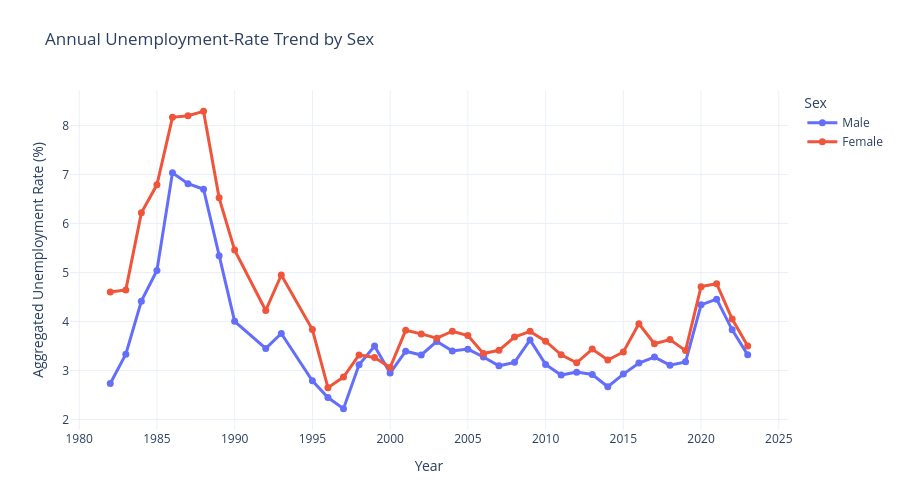

The code cell stored with this chart in its notebook:
### Code cell
# INTERACTIVE CHART 4:
# Annual unemployment trend by sex

interactive_gender_data = (
    gender_trend
    .dropna(subset=["aggregated_u_rate"])
    .copy()
)

interactive_gender_data["Sex"] = (
    interactive_gender_data["sex"]
    .str.title()
)

gender_figure = px.line(
    interactive_gender_data,
    x="year",
    y="aggregated_u_rate",
    color="Sex",
    markers=True,
    title="Annual Unemployment-Rate Trend by Sex",
    labels={
        "year": "Year",
        "aggregated_u_rate":
        "Aggregated Unemployment Rate (%)"
    }
)

gender_figure.update_traces(
    line=dict(width=3),
    marker=dict(size=7),
    hovertemplate=(
        "<b>%{fullData.name}</b><br>"
        "Year: %{x}<br>"
        "Unemployment rate: %{y:.2f}%"
        "<extra></extra>"
    )
)

gender_figure.update_layout(
    template="plotly_white",
    height=500,
    margin=dict(
        l=70,
        r=40,
        t=90,
        b=70
    )
)

gender_figure.show()

### Figure 1 — Plotly figure (JSON) as saved in the notebook; plotly's stock layout.template omitted (floating-point values rounded to 4 significant figures)
{"data": [{"hovertemplate": "<b>%{fullData.name}</b><br>Year: %{x}<br>Unemployment rate: %{y:.2f}%<extra></extra>", "legendgroup": "Male", "line": {"color": "#636efa", "dash": "solid", "width": 3}, "marker": {"size": 7, "symbol": "circle"}, "mode": "lines+markers", "name": "Male", "orientation": "v", "showlegend": true, "type": "scatter", "x": [1982, 1983, 1984, 1985, 1986, 1987, 1988, 1989, 1990, 1992, 1993, 1995, 1996, 1997, 1998, 1999, 2000, 2001, 2002, 2003, 2004, 2005, 2006, 2007, 2008, 2009, 2010, 2011, 2012, 2013, 2014, 2015, 2016, 2017, 2018, 2019, 2020, 2021, 2022, 2023], "xaxis": "x", "y": [2.733, 3.333, 4.416, 5.04, 7.036, 6.812, 6.701, 5.342, 4.003, 3.45, 3.754, 2.79, 2.448, 2.221, 3.116, 3.499, 2.946, 3.393, 3.316, 3.594, 3.397, 3.436, 3.276, 3.096, 3.166, 3.623, 3.125, 2.907, 2.966, 2.919, 2.668, 2.926, 3.151, 3.274, 3.109, 3.176, 4.34, 4.456, 3.83, 3.319], "yaxis": "y"}, {"hovertemplate": "<b>%{fullData.name}</b><br>Year: %{x}<br>Unemployment rate: %{y:.2f}%<extra></extra>", "legendgroup": "Female", "line": {"color": "#EF553B", "dash": "solid", "width": 3}, "marker": {"size": 7, "symbol": "circle"}, "mode": "lines+markers", "name": "Female", "orientation": "v", "showlegend": true, "type": "scatter", "x": [1982, 1983, 1984, 1985, 1986, 1987, 1988, 1989, 1990, 1992, 1993, 1995, 1996, 1997, 1998, 1999, 2000, 2001, 2002, 2003, 2004, 2005, 2006, 2007, 2008, 2009, 2010, 2011, 2012, 2013, 2014, 2015, 2016, 2017, 2018, 2019, 2020, 2021, 2022, 2023], "xaxis": "x", "y": [4.604, 4.645, 6.218, 6.79, 8.169, 8.201, 8.29, 6.524, 5.458, 4.226, 4.949, 3.835, 2.649, 2.866, 3.316, 3.265, 3.059, 3.82, 3.747, 3.659, 3.801, 3.713, 3.346, 3.411, 3.682, 3.799, 3.598, 3.319, 3.157, 3.437, 3.213, 3.378, 3.953, 3.545, 3.631, 3.406, 4.712, 4.77, 4.049, 3.501], "yaxis": "y"}], "layout": {"height": 500, "legend": {"title": {"text": "Sex"}, "tracegroupgap": 0}, "margin": {"b": 70, "l": 70, "r": 40, "t": 90}, "title": {"text": "Annual Unemployment-Rate Trend by Sex"}, "xaxis": {"anchor": "y", "domain": [0, 1], "title": {"text": "Year"}}, "yaxis": {"anchor": "x", "domain": [0, 1], "title": {"text": "Aggregated Unemployment Rate (%)"}}}}
